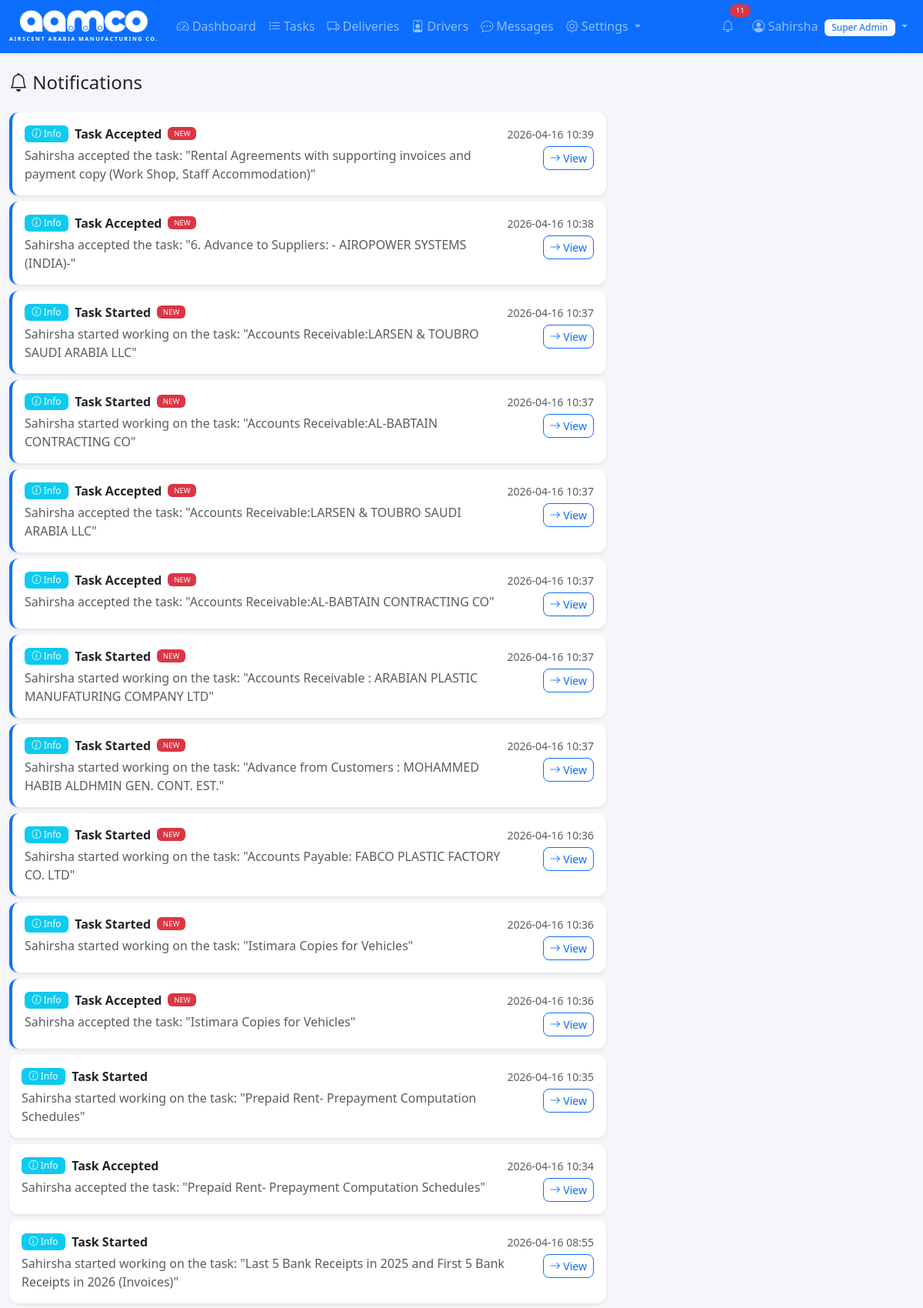
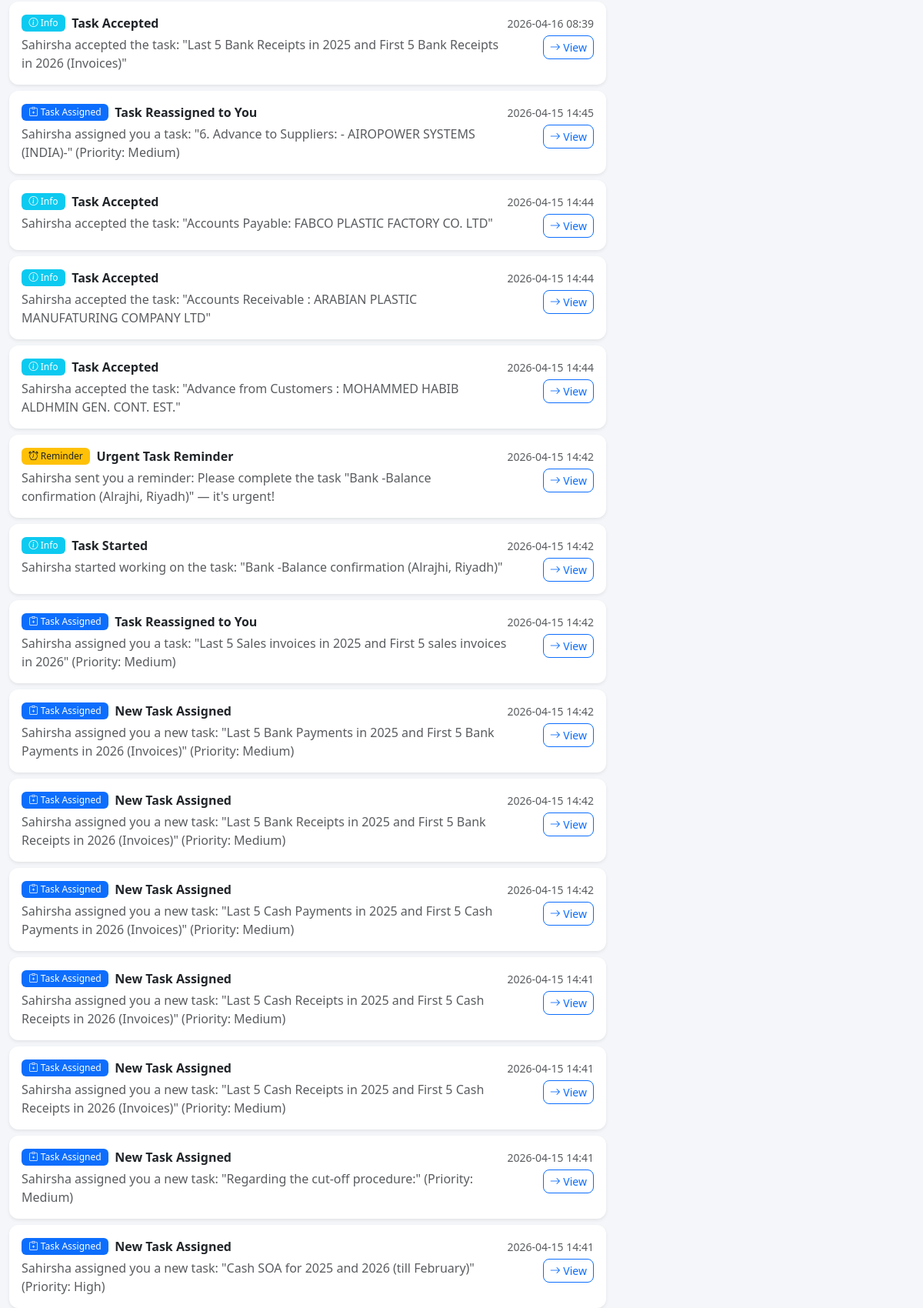
The app's page /notifications (signed in, upper part) with its own data (2 pictures, top to bottom).
### tables this page shows
CREATE TABLE users (
            id INTEGER PRIMARY KEY AUTOINCREMENT,
            username TEXT UNIQUE NOT NULL,
            password_hash TEXT NOT NULL,
            full_name TEXT NOT NULL,
            email TEXT,
            phone TEXT,
            pin_hash TEXT,
            profile_pic TEXT,
            role TEXT NOT NULL DEFAULT 'user',
            is_active INTEGER NOT NULL DEFAULT 1,
            created_at TIMESTAMP DEFAULT CURRENT_TIMESTAMP
        );

CREATE TABLE notifications (
            id INTEGER PRIMARY KEY AUTOINCREMENT,
            user_id INTEGER NOT NULL,
            title TEXT NOT NULL,
            message TEXT NOT NULL,
            type TEXT NOT NULL DEFAULT 'info',
            is_read INTEGER NOT NULL DEFAULT 0,
            link TEXT,
            created_at TIMESTAMP DEFAULT CURRENT_TIMESTAMP,
            FOREIGN KEY (user_id) REFERENCES users(id)
        );

### app.py (the view)
@app.route('/notifications')
@login_required
def notifications():
    db = get_db()
    notifs = db.execute('''
        SELECT * FROM notifications WHERE user_id = ?
        ORDER BY created_at DESC LIMIT 100
    ''', (current_user.id,)).fetchall()
    db.execute('UPDATE notifications SET is_read = 1 WHERE user_id = ? AND is_read = 0',
               (current_user.id,))
    db.commit()
    db.close()
    return render_template('notifications.html', notifications=notifs)

### app.py (called while the page is built)
@login_manager.user_loader
def load_user(user_id):
    db = get_db()
    row = db.execute('SELECT * FROM users WHERE id = ?', (user_id,)).fetchone()
    db.close()
    if row:
        return User(**dict(row))
    return None

@app.context_processor
def inject_notification_count():
    if current_user.is_authenticated:
        db = get_db()
        count = db.execute('SELECT COUNT(*) FROM notifications WHERE user_id = ? AND is_read = 0',
                          (current_user.id,)).fetchone()[0]
        msg_count = db.execute('SELECT COUNT(*) FROM messages WHERE receiver_id = ? AND is_read = 0',
                              (current_user.id,)).fetchone()[0]
        db.close()
        return {'unread_notif_count': count, 'unread_msg_count': msg_count}
    return {'unread_notif_count': 0, 'unread_msg_count': 0}

@app.context_processor
def inject_settings():
    if current_user.is_authenticated:
        db = get_db()
        try:
            rows = db.execute('SELECT key, value FROM settings').fetchall()
            s = {r['key']: r['value'] for r in rows}
        except Exception:
            s = {}
        db.close()
        return {'app_settings': s, 'now': datetime.now}
    return {'app_settings': {}, 'now': datetime.now}

    @property
    def is_active(self):
        return bool(self._is_active)

    def is_admin(self):
        return self.role in ('super_admin', 'admin')

    def has_pin(self):
        return bool(self.pin_hash)

### database.py (called while the page is built)
def get_db():
    conn = sqlite3.connect(DB_PATH)
    conn.row_factory = sqlite3.Row
    conn.execute("PRAGMA foreign_keys = ON")
    return conn

### templates/notifications.html (shortened to what this page needs)
{% extends "base.html" %}
{% block content %}
<div class="d-flex justify-content-between align-items-center mb-4">
    <h4 class="mb-0"><i class="bi bi-bell"></i> Notifications</h4>
</div>
<div class="row">
    <div class="col-lg-8">
        {% for n in notifications %}
        <div class="card border-0 shadow-sm mb-2 {{ 'border-start border-4 border-primary' if not n.is_read }}">
            <div class="card-body py-3">
                <div class="d-flex justify-content-between align-items-start">
                    <div>
                        <div class="d-flex align-items-center mb-1">
                            {% if n.type == 'task_assigned' %}
                                <span class="badge bg-primary me-2"><i class="bi bi-clipboard-plus"></i> Task Assigned</span>
                            {% elif n.type == 'reminder' %}
                                <span class="badge bg-warning text-dark me-2"><i class="bi bi-alarm"></i> Reminder</span>
                            {% else %}
                                <span class="badge bg-info me-2"><i class="bi bi-info-circle"></i> Info</span>
                            {% endif %}
                            <strong>{{ n.title }}</strong>
                            {% if not n.is_read %}
                            <span class="badge bg-danger ms-2" style="font-size:0.6rem;">NEW</span>
                            {% endif %}
                        </div>
                        <p class="mb-0 text-muted">{{ n.message }}</p>
                    </div>
                    <div class="text-end text-nowrap">
                        <small class="text-muted">{{ n.created_at[:16] if n.created_at else '' }}</small>
                        {% if n.link %}
                        <br><a href="{{ n.link }}" class="btn btn-sm btn-outline-primary mt-1"><i class="bi bi-arrow-right"></i> View</a>
                        {% endif %}
                    </div>
                </div>
            </div>
        </div>
        {% endfor %}
    </div>
</div>
{% endblock %}

### templates/base.html (shortened to what this page needs)
<!DOCTYPE html>
<html lang="en" data-bs-theme="light">
<head>
    <link href="https://cdn.jsdelivr.net/npm/bootstrap@5.3.2/dist/css/bootstrap.min.css" rel="stylesheet">
    <link href="https://cdn.jsdelivr.net/npm/bootstrap-icons@1.11.1/font/bootstrap-icons.css" rel="stylesheet">
    <link href="{{ url_for('static', filename='style.css') }}" rel="stylesheet">
</head>
<body>
    {% if current_user.is_authenticated %}
    <nav class="navbar navbar-expand-lg navbar-dark bg-primary">
        <div class="container-fluid">
            <a class="navbar-brand fw-bold" href="{{ url_for('dashboard') }}">
                <div class="d-flex flex-column align-items-center">
                    <img src="{{ url_for('static', filename='logo.png') }}" alt="AAMCO" height="30" style="filter: brightness(0) invert(1);">
                    <span class="text-white d-none d-md-block" style="font-size: 0.45rem; letter-spacing: 1.5px; margin-top: 2px;">AIRSCENT ARABIA MANUFACTURING CO.</span>
                </div>
            </a>
            <div class="collapse navbar-collapse" id="navBar">
                <ul class="navbar-nav me-auto">
                    <li class="nav-item">
                        <a class="nav-link" href="{{ url_for('dashboard') }}"><i class="bi bi-speedometer2"></i> Dashboard</a>
                    </li>
                    <li class="nav-item">
                        <a class="nav-link" href="{{ url_for('tasks') }}"><i class="bi bi-list-task"></i> Tasks</a>
                    </li>
                    <li class="nav-item">
                        <a class="nav-link" href="{{ url_for('deliveries') }}"><i class="bi bi-truck"></i> Deliveries</a>
                    </li>
                    <li class="nav-item">
                        <a class="nav-link" href="{{ url_for('delivery_persons') }}"><i class="bi bi-person-badge"></i> Drivers</a>
                    </li>
                    <li class="nav-item">
                        <a class="nav-link position-relative" href="{{ url_for('messages_inbox') }}">
                            <i class="bi bi-chat-dots"></i> Messages
                        </a>
                    </li>
                    {% if current_user.is_admin() %}
                    <li class="nav-item dropdown">
                        <a class="nav-link dropdown-toggle" href="#" role="button" data-bs-toggle="dropdown">
                            <i class="bi bi-gear"></i> Settings
                        </a>
                    </li>
                    {% endif %}
                </ul>
                <ul class="navbar-nav">
                    <li class="nav-item me-2">
                        <a class="nav-link position-relative" href="{{ url_for('notifications') }}" title="Notifications" id="notifBellLink">
                            <i class="bi bi-bell"></i>
                            {% if unread_notif_count > 0 %}
                            <span class="position-absolute top-0 start-100 translate-middle badge rounded-pill bg-danger" style="font-size: 0.6rem;" id="notifBadge">
                                {{ unread_notif_count }}
                            </span>
                            {% else %}
                            <span class="position-absolute top-0 start-100 translate-middle badge rounded-pill bg-danger d-none" style="font-size: 0.6rem;" id="notifBadge">
                                0
                            </span>
                            {% endif %}
                        </a>
                    </li>
                    <li class="nav-item dropdown">
                        <a class="nav-link dropdown-toggle" href="#" role="button" data-bs-toggle="dropdown">
                            {% if current_user.profile_pic %}
                            <img src="{{ url_for('static', filename='uploads/' + current_user.profile_pic) }}" alt="" class="rounded-circle me-1" style="width:24px;height:24px;object-fit:cover;">
                            {% else %}
                            <i class="bi bi-person-circle"></i>
                            {% endif %}
                            {{ current_user.full_name }}
                            <span class="badge bg-light text-primary ms-1">{{ current_user.role | replace('_', ' ') | title }}</span>
                        </a>
                    </li>
                </ul>
            </div>
        </div>
    </nav>
    {% endif %}
    <div class="container-fluid py-4">
        {% block content %}{% endblock %}
    </div>
</body>
</html>

### static/style.css (style rules this page uses)
body { background-color: #f4f6f9; font-family: 'Segoe UI', system-ui, -apple-system, sans-serif; }
.navbar { box-shadow: 0 2px 4px rgba(0,0,0,0.1); }
.navbar-brand { font-size: 1.4rem; }
.card { border-radius: 12px; }
.badge { font-weight: 500; padding: 0.4em 0.8em; }
.btn { border-radius: 8px; }

### records on screen
users: full_name "Sahirsha", role "Super Admin"
notifications: type "Info", title "Task Accepted", is_read "NEW", message "Sahirsha accepted the task: \"Rental Agreements with supporting invoices and payment copy (Work Shop, Staff Accommodation)\"", created_at "2026-04-16 10:39"
notifications: type "Info", title "Task Accepted", is_read "NEW", message "Sahirsha accepted the task: \"6. Advance to Suppliers: - AIROPOWER SYSTEMS (INDIA)-\"", created_at "2026-04-16 10:38"
notifications: type "Info", title "Task Started", is_read "NEW", message "Sahirsha started working on the task: \"Accounts Receivable:LARSEN & TOUBRO SAUDI ARABIA LLC\"", created_at "2026-04-16 10:37"
notifications: type "Info", title "Task Started", is_read "NEW", message "Sahirsha started working on the task: \"Accounts Receivable:AL-BABTAIN CONTRACTING CO\"", created_at "2026-04-16 10:37"
notifications: type "Info", title "Task Accepted", is_read "NEW", message "Sahirsha accepted the task: \"Accounts Receivable:LARSEN & TOUBRO SAUDI ARABIA LLC\"", created_at "2026-04-16 10:37"
notifications: type "Info", title "Task Accepted", is_read "NEW", message "Sahirsha accepted the task: \"Accounts Receivable:AL-BABTAIN CONTRACTING CO\"", created_at "2026-04-16 10:37"
notifications: type "Info", title "Task Started", is_read "NEW", message "Sahirsha started working on the task: \"Accounts Receivable : ARABIAN PLASTIC MANUFATURING COMPANY LTD\"", created_at "2026-04-16 10:37"
notifications: type "Info", title "Task Started", is_read "NEW", message "Sahirsha started working on the task: \"Advance from Customers : MOHAMMED HABIB ALDHMIN GEN. CONT. EST.\"", created_at "2026-04-16 10:37"
notifications: type "Info", title "Task Started", is_read "NEW", message "Sahirsha started working on the task: \"Accounts Payable: FABCO PLASTIC FACTORY CO. LTD\"", created_at "2026-04-16 10:36"
notifications: type "Info", title "Task Started", is_read "NEW", message "Sahirsha started working on the task: \"Istimara Copies for Vehicles\"", created_at "2026-04-16 10:36"
notifications: type "Info", title "Task Accepted", is_read "NEW", message "Sahirsha accepted the task: \"Istimara Copies for Vehicles\"", created_at "2026-04-16 10:36"
notifications: type "Info", title "Task Started", message "Sahirsha started working on the task: \"Prepaid Rent- Prepayment Computation Schedules\"", created_at "2026-04-16 10:35"
notifications: type "Info", title "Task Accepted", message "Sahirsha accepted the task: \"Prepaid Rent- Prepayment Computation Schedules\"", created_at "2026-04-16 10:34"
notifications: type "Info", title "Task Started", message "Sahirsha started working on the task: \"Last 5 Bank Receipts in 2025 and First 5 Bank Receipts in 2026 (Invoices)\"", created_at "2026-04-16 08:55"
notifications: type "Info", title "Task Accepted", message "Sahirsha accepted the task: \"Last 5 Bank Receipts in 2025 and First 5 Bank Receipts in 2026 (Invoices)\"", created_at "2026-04-16 08:39"
notifications: type "task_assigned" (drawn), title "Task Reassigned to You", message "Sahirsha assigned you a task: \"6. Advance to Suppliers: - AIROPOWER SYSTEMS (INDIA)-\" (Priority: Medium)", created_at "2026-04-15 14:45"
notifications: type "Info", title "Task Accepted", message "Sahirsha accepted the task: \"Accounts Payable: FABCO PLASTIC FACTORY CO. LTD\"", created_at "2026-04-15 14:44"
notifications: type "Info", title "Task Accepted", message "Sahirsha accepted the task: \"Accounts Receivable : ARABIAN PLASTIC MANUFATURING COMPANY LTD\"", created_at "2026-04-15 14:44"
notifications: type "Info", title "Task Accepted", message "Sahirsha accepted the task: \"Advance from Customers : MOHAMMED HABIB ALDHMIN GEN. CONT. EST.\"", created_at "2026-04-15 14:44"
notifications: type "reminder" (drawn), title "Urgent Task Reminder", message "Sahirsha sent you a reminder: Please complete the task \"Bank -Balance confirmation (Alrajhi, Riyadh)\" — it's urgent!", created_at "2026-04-15 14:42"
notifications: type "Info", title "Task Started", message "Sahirsha started working on the task: \"Bank -Balance confirmation (Alrajhi, Riyadh)\"", created_at "2026-04-15 14:42"
notifications: type "task_assigned" (drawn), title "Task Reassigned to You", message "Sahirsha assigned you a task: \"Last 5 Sales invoices in 2025 and First 5 sales invoices in 2026\" (Priority: Medium)", created_at "2026-04-15 14:42"
notifications: type "task_assigned" (drawn), title "New Task Assigned", message "Sahirsha assigned you a new task: \"Last 5 Bank Payments in 2025 and First 5 Bank Payments in 2026 (Invoices)\" (Priority: Medium)", created_at "2026-04-15 14:42"
notifications: type "task_assigned" (drawn), title "New Task Assigned", message "Sahirsha assigned you a new task: \"Last 5 Bank Receipts in 2025 and First 5 Bank Receipts in 2026 (Invoices)\" (Priority: Medium)", created_at "2026-04-15 14:42"
notifications: type "task_assigned" (drawn), title "New Task Assigned", message "Sahirsha assigned you a new task: \"Last 5 Cash Payments in 2025 and First 5 Cash Payments in 2026 (Invoices)\" (Priority: Medium)", created_at "2026-04-15 14:42"
notifications: type "task_assigned" (drawn), title "New Task Assigned", message "Sahirsha assigned you a new task: \"Last 5 Cash Receipts in 2025 and First 5 Cash Receipts in 2026 (Invoices)\" (Priority: Medium)", created_at "2026-04-15 14:41"
notifications: type "task_assigned" (drawn), title "New Task Assigned", message "Sahirsha assigned you a new task: \"Last 5 Cash Receipts in 2025 and First 5 Cash Receipts in 2026 (Invoices)\" (Priority: Medium)", created_at "2026-04-15 14:41"
notifications: type "task_assigned" (drawn), title "New Task Assigned", message "Sahirsha assigned you a new task: \"Regarding the cut-off procedure:\" (Priority: Medium)", created_at "2026-04-15 14:41"
notifications: type "task_assigned" (drawn), title "New Task Assigned", message "Sahirsha assigned you a new task: \"Cash SOA for 2025 and 2026 (till February)\" (Priority: High)", created_at "2026-04-15 14:41"

### other values on screen
{{ unread_notif_count }} "11"
